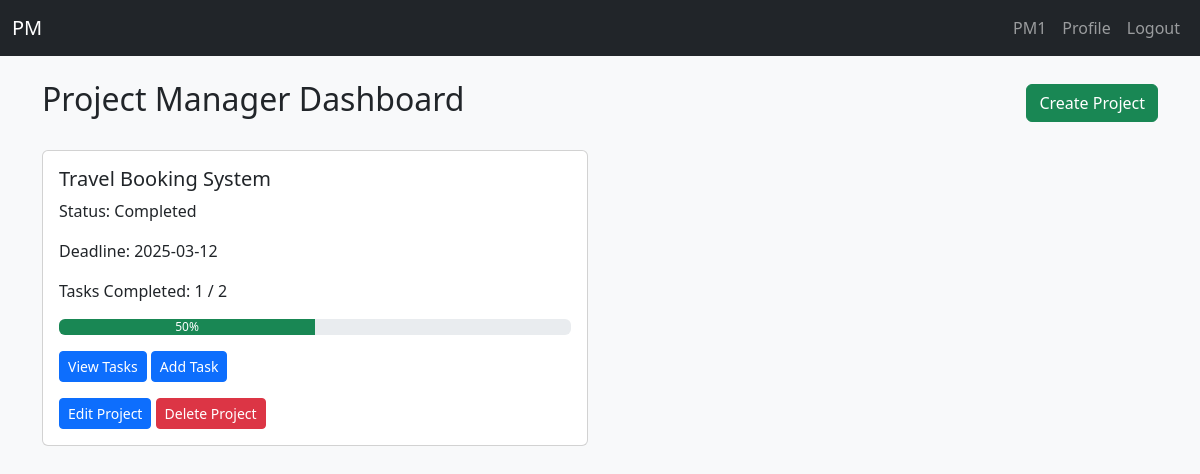
The app's page /project_manager/dashboard (signed in), older data.
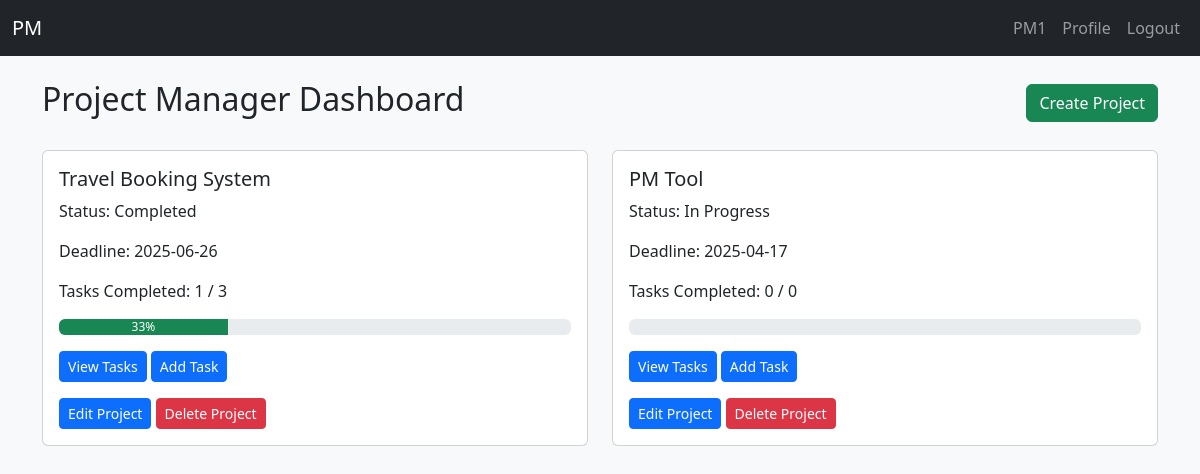
The same page, newer data.
### app/models.py (models this page shows)
class Project(db.Model):
    __tablename__ = 'projects'
    id = db.Column(db.Integer, primary_key=True)
    name = db.Column(db.String(150), nullable=False)
    description = db.Column(db.Text)
    deadline = db.Column(db.Date)
    status = db.Column(db.String(50), default='Not Started')  # Not Started, In Progress, Completed
    manager_id = db.Column(db.Integer, db.ForeignKey('users.id'))
    manager = db.relationship('User', backref='managed_projects')
    members = db.relationship('User', secondary='project_members', backref='projects')

### app/routes.py (the view)
@main.route('/project_manager/dashboard')
@login_required
def project_manager_dashboard():
    if current_user.role != 'project_manager':
        return redirect(url_for('main.home'))
    projects = Project.query.filter_by(manager_id=current_user.id).all()
    project_data = []
    for project in projects:
        total_tasks = len(project.tasks)
        completed_tasks = len([task for task in project.tasks if task.status == 'Completed'])
        progress = int((completed_tasks / total_tasks) * 100) if total_tasks > 0 else 0
        project_data.append({
            'project': project,
            'progress': progress,
            'completed_tasks': completed_tasks,
            'total_tasks': total_tasks
        })
    return render_template('dashboard/pm_dashboard.html', project_data=project_data)

### app/templates/dashboard/pm_dashboard.html
{% extends 'layout.html' %}
{% block content %}
<div class="d-flex justify-content-between align-items-center mb-4">
    <h2>Project Manager Dashboard</h2>
    <a href="{{ url_for('project.create_project') }}" class="btn btn-success">Create Project</a>
</div>
{% if project_data %}
    <div class="row">
        {% for item in project_data %}
        <div class="col-md-6 mb-4">
            <div class="card">
                <div class="card-body">
                    <h5 class="card-title">{{ item.project.name }}</h5>
                    <p>Status: {{ item.project.status }}</p>
                    <p>Deadline: {{ item.project.deadline.strftime('%Y-%m-%d') if item.project.deadline else 'N/A' }}</p>
                    <p>Tasks Completed: {{ item.completed_tasks }} / {{ item.total_tasks }}</p>
                    <div class="progress">
                        <div class="progress-bar bg-success" role="progressbar"
                             style="width: {{ item.progress }}%;" aria-valuenow="{{ item.progress }}"
                             aria-valuemin="0" aria-valuemax="100">{{ item.progress }}%
                        </div>
                    </div>
                    <a href="{{ url_for('task.tasks_by_project', project_id=item.project.id) }}" class="btn btn-primary btn-sm mt-3">View Tasks</a>
                    <a href="{{ url_for('task.create_task', project_id=item.project.id) }}" class="btn btn-primary btn-sm mt-3">Add Task</a>
                    <div>
                        <a href="{{ url_for('main.edit_project', project_id=item.project.id) }}" class="btn btn-primary btn-sm mt-3">Edit Project</a>
                        <a href="{{ url_for('main.delete_project', project_id=item.project.id) }}" class="btn btn-danger btn-sm mt-3">Delete Project</a>
                    </div>
                </div>
            </div>
        </div>
        {% endfor %}
    </div>
{% else %}
    <p>No projects assigned to you yet.</p>
{% endif %}
{% endblock %}

Row changes from the older to the newer data that the page shows:
added Project: project.name "PM Tool", project.status "In Progress", project.deadline "2025-04-17"
Text that changed along with them:
new list line: "Travel Booking System Completed 2025-06-26"
new list line: "Status: Deadline: Tasks Completed: 1 / 3 33 % View Tasks Add Task Edit Project Delete Project"
new list line: "Status: Deadline: Tasks Completed: 0 / 0 View Tasks Add Task Edit Project Delete Project"
list line gone: "Travel Booking System Completed 2025-03-12"
list line gone: "Status: Deadline: Tasks Completed: 1 / 2 50 % View Tasks Add Task Edit Project Delete Project"
